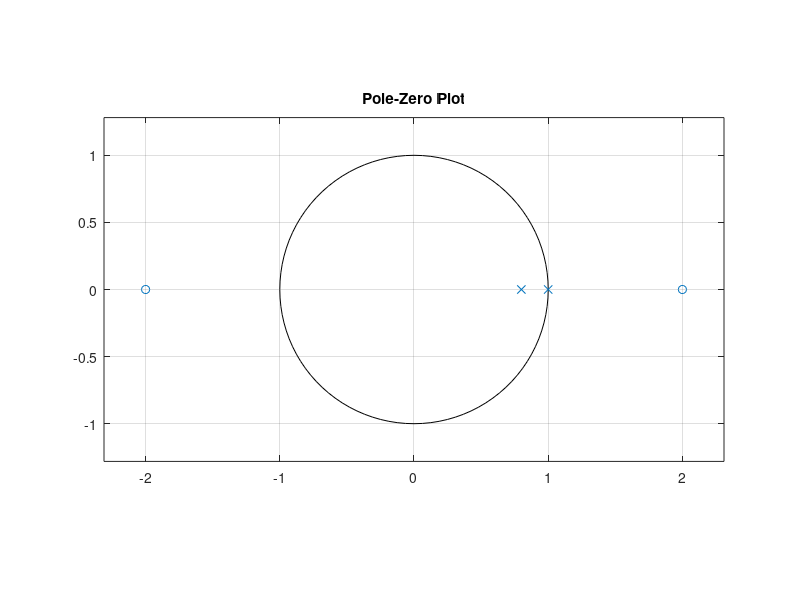

This chart was generated by the following MATLAB code:
clc;
clear;
close all;

numerator = [1, 0, -4];
denominator = [1, -1.8, 0.8];

figure;
zplane(numerator, denominator);
title('Pole-Zero Plot');
grid on;

[Z, P, K] = tf2zp(numerator, denominator);

disp('Poles:');
disp(P);

disp('Zeros:');
disp(Z);

disp('Gain:');
disp(K);
